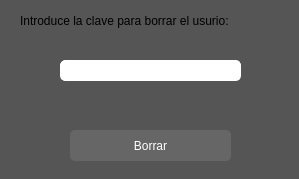
<?xml version="1.0" encoding="UTF-8"?>
<ui version="4.0">
 <class>VenatanaEliminarFactura</class>
 <widget class="QWidget" name="VenatanaEliminarFactura">
  <property name="geometry">
   <rect>
    <x>0</x>
    <y>0</y>
    <width>299</width>
    <height>179</height>
   </rect>
  </property>
  <property name="windowTitle">
   <string>Eliminar Factura</string>
  </property>
  <property name="styleSheet">
   <string notr="true">background-color:#555;</string>
  </property>
  <widget class="QPushButton" name="btn_borrar_factura">
   <property name="geometry">
    <rect>
     <x>70</x>
     <y>130</y>
     <width>161</width>
     <height>31</height>
    </rect>
   </property>
   <property name="cursor">
    <cursorShape>PointingHandCursor</cursorShape>
   </property>
   <property name="styleSheet">
    <string notr="true">QObject{
	color:White;
	background-color: #666;
	border-radius: 5px;
}
QObject:hover{
	background-color: #222;
}</string>
   </property>
   <property name="text">
    <string>Borrar</string>
   </property>
  </widget>
  <widget class="QLineEdit" name="txt_borrar_factura">
   <property name="geometry">
    <rect>
     <x>60</x>
     <y>60</y>
     <width>181</width>
     <height>21</height>
    </rect>
   </property>
   <property name="styleSheet">
    <string notr="true">color: black;
font: 75 10pt &quot;Arial&quot;;
border: 1px solid white;
border-radius: 5px;
background-color: white;</string>
   </property>
  </widget>
  <widget class="QLabel" name="label_manejo_error">
   <property name="geometry">
    <rect>
     <x>10</x>
     <y>100</y>
     <width>281</width>
     <height>21</height>
    </rect>
   </property>
   <property name="styleSheet">
    <string notr="true">font: 75 italic 10pt &quot;Arial&quot;;</string>
   </property>
   <property name="text">
    <string/>
   </property>
  </widget>
  <widget class="QLabel" name="label_borrar">
   <property name="geometry">
    <rect>
     <x>20</x>
     <y>0</y>
     <width>261</width>
     <height>41</height>
    </rect>
   </property>
   <property name="styleSheet">
    <string notr="true">
font: 900 10pt &quot;Aria-black&quot;;</string>
   </property>
   <property name="text">
    <string>Introduce la clave para borrar el usurio:</string>
   </property>
  </widget>
 </widget>
 <resources/>
 <connections/>
</ui>
